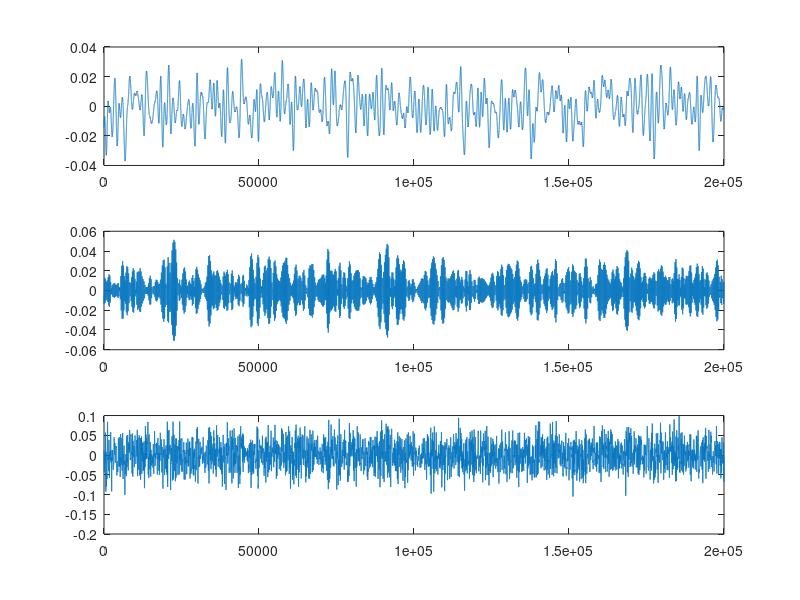

Reproduce this figure in MATLAB.
Fs = 20000; % Sample rate

stimnum = 10; 

envfreqs = [0.0625, 0.125, 0.25, 0.5, 1];

% single AM "Drive bys"

AMfreqs = [20, 120];


for k = 1:length(envfreqs)

    numsamps = (stimnum * Fs) / envfreqs(k);
    tim = 1/Fs:1/Fs:numsamps/Fs;

    for j=1:length(AMfreqs)
        
        AMsig = sin(2*pi* tim * AMfreqs(j)); % AM modulated base signal
        ENVsig = sin(2*pi*tim * envfreqs(k)); 
        ENVsig = (ENVsig/10) + 0.9;

        EnvSigFinal(j).sig(k).sig = AMsig .* ENVsig; 

        %figure; plot(tim, EnvSigFinal(j).sig(k).sig)

    end
end

audiowrite('SinEnv_20HzEnv1.wav', EnvSigFinal(1).sig(5).sig, Fs)

%% Noisy Envelopes 

[b,a] = butter(5, 120/(Fs/2), 'low');

for k = 1:length(envfreqs)

    numsamps = (stimnum * Fs) / envfreqs(k);
    tim = 1/Fs:1/Fs:numsamps/Fs;

    noisig = rand(1,numsamps*3);
    noisig = filtfilt(b,a, noisig);

        noisig = noisig(numsamps+1:numsamps*2);
        noisig = noisig - mean(noisig);

        ENVsig = sin(2*pi*tim * envfreqs(k)); 
        ENVsig = (ENVsig/10) + 0.9;
        NoisEnvSigFinal(k).sig = noisig .* ENVsig;

        %figure; plot(tim, NoisEnvSigFinal(k).sig)

end

audiowrite('NoisyEnv_.5Hz.wav', NoisEnvSigFinal(4).sig, Fs)

%% Noise in three freq ranges (AM only < 20 Hz, AM and Env 60-80 Hz, AM 0-120 Hz)

noisedur = 20;
basenoise = rand(1,numsamps*3);


    [b,a] = butter(5, 20/(Fs/2), 'low');
        lownoise = filtfilt(b,a,basenoise);
        lownoise = lownoise(numsamps+1: numsamps*2);
        lownoise = lownoise - mean(lownoise);

    [b,a] = butter(3, [60/(Fs/2) 80/(Fs/2)], 'bandpass');
        highnoise = filtfilt(b,a,basenoise);
        highnoise = highnoise(numsamps+1: numsamps*2);
        highnoise = highnoise - mean(highnoise);

    [b,a] = butter(5, 120/(Fs/2), 'low');
        broadnoise = filtfilt(b,a,basenoise);
        broadnoise = broadnoise(numsamps+1: numsamps*2);
        broadnoise = broadnoise - mean(broadnoise);



figure(333); 
subplot(311); plot(lownoise); 
subplot(312); plot(highnoise);
subplot(313); plot(broadnoise);

